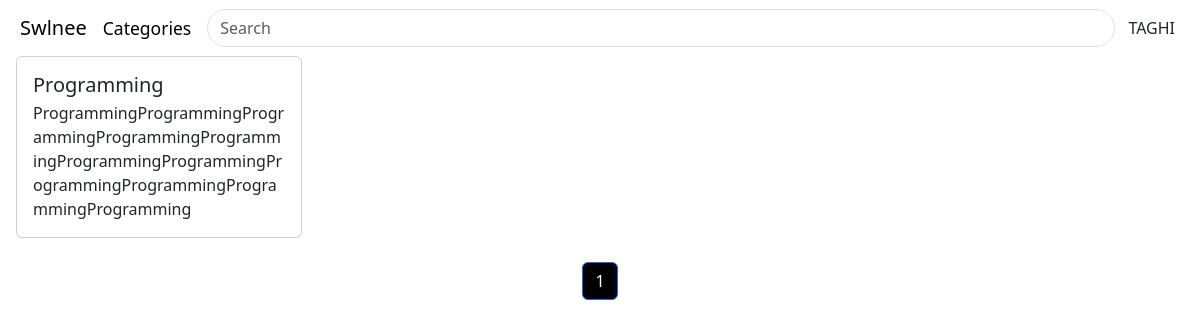
Screenshot of /category/programming (signed in) with the database file from the repository.
### index/models.py (models this page shows, shortened)
class Post(models.Model):
    class NewManager(models.Manager):
        def get_queryset(self):
            return super().get_queryset() .filter(status='published')
    options = (
        ('draft', 'Draft'),
        ('published', 'Published'),
    )
    slug = models.SlugField(max_length=250, unique_for_date='publish')
    category = models.ForeignKey(Category, on_delete=models.PROTECT, default=1)
    book_author = models.CharField(max_length=250)
    title = models.CharField(max_length=250)
    description = models.TextField()
    publish = models.DateTimeField(default=timezone.now)
    author = models.ForeignKey(User, on_delete=models.CASCADE, related_name='blog_posts')
    content = CKEditor5Field('Text', config_name='extends')
    status = models.CharField(max_length=10, choices=options, default='published')
    favourites = models.ManyToManyField(User, related_name='favourite', default=None, blank=True)
    objects = models.Manager()  # default manager
    newmanager = NewManager()  # custom manager
    tags = TaggableManager()

### index/views.py (the view)
# urls.py: path('category/<slug:slug>',category_post , name= 'category'),
def category_post(request, slug):
    category = Category.objects.get(slug=slug)
    cats = Category.objects.all().order_by('-id')
    post = Post.newmanager.filter(category=category).order_by('-id')
    paginator= Paginator(post,6)
    page_num = request.GET.get('page',1)
    post= paginator.page(page_num)
    return render(request, 'category_post.html',{'post':post,'cats':cats})

### index/templates/category_post.html (shortened to what this page needs)
{% extends 'base.html' %}
{% load static %}
{% load bootstrap5 %}
{% block content%}
{% if user.is_superuser %}
<div class="container-fluid px-3" >
    <div class="row row-cols-1 row-cols-sm-2 row-cols-md-3 row-cols-lg-4 mb-2 g-2" data-masonry='{"percentPosition": true }'>
        {% for posts in post %}
        <div class="col">
            <div class="card">
                <div class="card-body">
                <h5 class="card-title"><a class="text-dark" style="text-decoration: none;" href="{% url 'detail' posts.slug %}">{{posts.title}}</a></h5>
                <p class="card-subtitle">{{posts.description}}</p>
                </div>
            </div>
        </div>
        {% endfor %}
    </div>
</div>
<nav aria-label="Pagination">
    <ul class="pagination justify-content-center my-4">
        {% for i in post.paginator.page_range %}
        {% if post.number == i %}
            <li class="page-item active"><a class="page-link bg-black" style="box-shadow: none" href="#">{{i}}</a></li>
        {% else %}
            <li class="page-item"><a class="page-link" href="?page={{i}}">{{i}}</a></li>
        {% endif %}
        {% endfor %}
    </ul>
</nav>
{% endif %}
{% endblock%}

### templates/base.html (shortened to what this page needs)
{% load static %}
<!DOCTYPE html>
<html lang="en">
<head>
  <link rel="stylesheet" href="{% static 'css/nav.css' %}" type="text/css">
  <link href="{% static 'fontawesomefree/css/fontawesome.css' %}" rel="stylesheet" type="text/css">
  <link href="{% static 'fontawesomefree/css/brands.css' %}" rel="stylesheet" type="text/css">
  <link href="{% static 'fontawesomefree/css/solid.css' %}" rel="stylesheet" type="text/css">
  {% load bootstrap5 %}
  {% bootstrap_css %}
</head>
<body>
<div class="container-fluid mx-2">
  <nav class="navbar navbar-light bg-white">
    <a class="navbar-brand" href="{% url 'home' %}">Swlnee</a>
    {% if user.is_superuser %}
    <a class="navbar-brand me-3 d-none d-sm-block text-size" href="{% url 'categories' %}"><small>Categories</small></a>
    {% endif %}
    <form class="col d-flex flex-grow-1 " action="{% url 'search' %}">
      <input style="box-shadow: none" id="search" class="form-control rounded-pill" name="q" type="search" placeholder="Search" />
    </form>
    {% if user.is_authenticated %}
      <div class="dropstart">
        <button style="box-shadow: none" type="button" class="btn btn-black rounded-pill text-uppercase me-2" data-bs-toggle="dropdown">
          {{request.user.username}}
        </button>
      </div>
    {% else %}
    <div class="d-flex d-none d-sm-block">
      <a style="box-shadow: none" class="btn rounded-pill" href="{% url 'login' %}">Sign in</a>
      <a style="box-shadow: none" class="btn rounded-pill btn-dark me-3" href="{% url 'register' %}">Register</a>
    </div>
    {% endif %}
  </nav>
</div>
{% block content%}
{% endblock%}
</body>
</html>

### templates/base.html (style rules this page uses)
html, body { max-width: 100%; overflow-x: hidden; }

### rows the page displays
Post: title "Programming", description "ProgrammingProgrammingProgrammingProgrammingProgrammingProgrammingProgrammingProgrammingProgrammingProgrammingProgramming"

### other values shown
{{ request.user.username }} "TAGHI"
{{ i }} "1"
